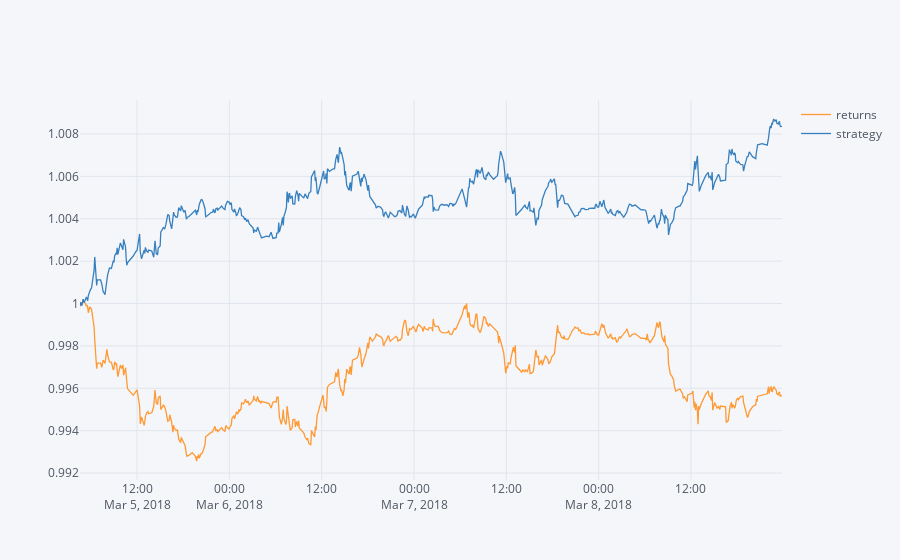

Write notebook code for a chart like this one.
### Code cell
# out-of-sample | unleveraged | no bid-ask spread or transaction costs
data.loc[test_x.index][['returns', 'strategy']].cumsum().apply(np.exp).iplot()

### Figure 1 — Plotly figure (JSON) as saved in the notebook; plotly's stock layout.template omitted (floating-point values rounded to 4 significant figures; data arrays with more than 128 entries replaced by an {"elided": "..."} marker saying what was removed)
{"data": [{"line": {"color": "rgba(255, 153, 51, 1.0)", "dash": "solid", "width": 1.3}, "mode": "lines", "name": "returns", "text": "", "type": "scatter", "x": {"elided": "549 str values"}, "y": {"elided": "549 float values"}}, {"line": {"color": "rgba(55, 128, 191, 1.0)", "dash": "solid", "width": 1.3}, "mode": "lines", "name": "strategy", "text": "", "type": "scatter", "x": {"elided": "549 str values"}, "y": {"elided": "549 float values"}}], "layout": {"legend": {"bgcolor": "#F5F6F9", "font": {"color": "#4D5663"}}, "paper_bgcolor": "#F5F6F9", "plot_bgcolor": "#F5F6F9", "titlefont": {"color": "#4D5663"}, "xaxis1": {"gridcolor": "#E1E5ED", "showgrid": true, "tickfont": {"color": "#4D5663"}, "title": "", "titlefont": {"color": "#4D5663"}, "zerolinecolor": "#E1E5ED"}, "yaxis1": {"gridcolor": "#E1E5ED", "showgrid": true, "tickfont": {"color": "#4D5663"}, "title": "", "titlefont": {"color": "#4D5663"}, "zerolinecolor": "#E1E5ED"}}}
